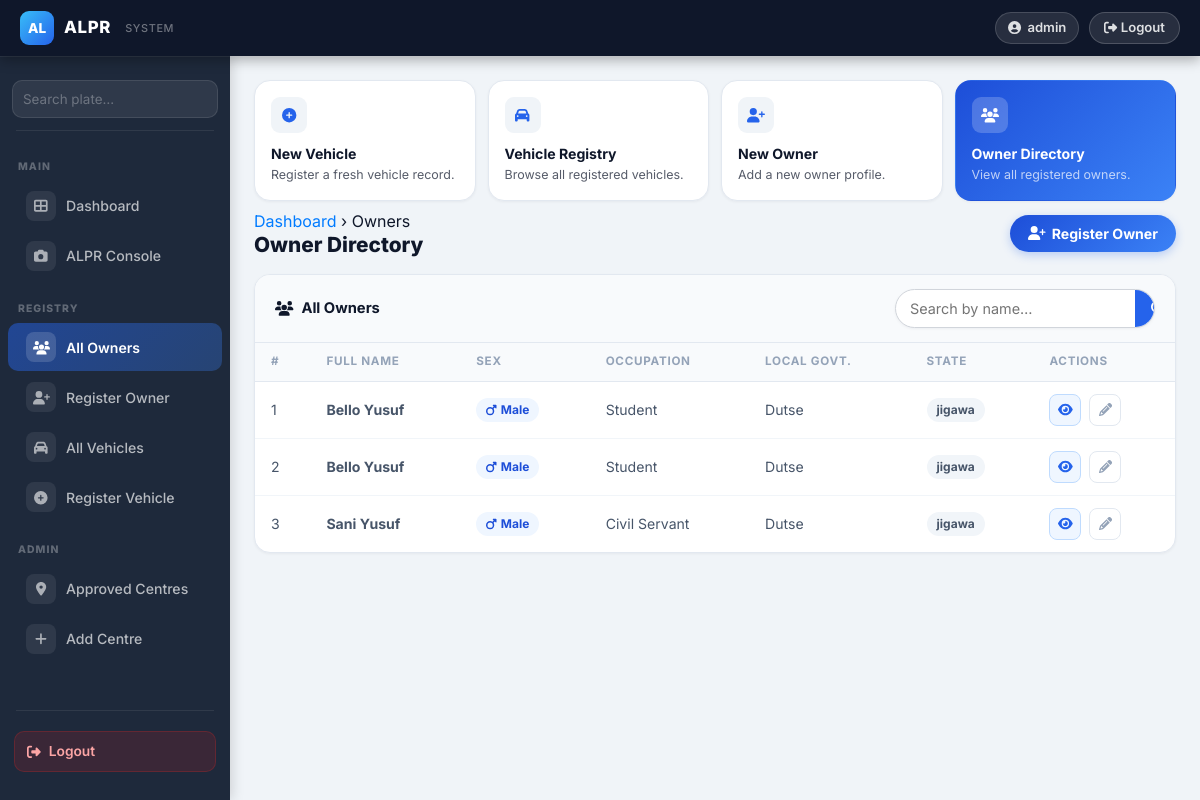
/owner-list/ (signed in), run on the app's committed database.
### owners/models.py (models this page shows, shortened)
class TimeModels(models.Model):
    created = models.DateTimeField(auto_now=False, auto_now_add=True)
    updated = models.DateTimeField(auto_now=True, auto_now_add=False)
    class Meta:
        abstract = True

class Owner(TimeModels):
    SEX_TYPE = (
        ("Male", "Male"),
        ("Female", "Female"),
    )
    MARITAL_STATUS = (
        ("Single", "Single"),
        ("Married", "Married"),
        ("Divorced", "Divorced"),
    )
    OCCUPATION = (
        ("Student", "Student"),
        ("Civil Servant", "Civil Servant"),
        ("Business", "Business"),
    )
    full_name = models.CharField(max_length=100)
    sex = models.CharField(choices=SEX_TYPE ,max_length=50)
    marital_status = models.CharField(choices=MARITAL_STATUS ,max_length=50)
    occupation = models.CharField(choices=OCCUPATION, max_length=50)
    date_of_birth = models.DateField(auto_now=False, auto_now_add=False, help_text="Date of Birth Format 2000-11-25")
    phone = models.CharField(max_length=20)
    email = models.EmailField(max_length=254)
    residential_address = models.CharField(max_length=50)
    state = models.CharField(max_length=50)
    local_government = models.CharField(("Local government"), max_length=50)
    nationality = models.CharField(max_length=50)
    class Meta:
        verbose_name = 'Owner'
        verbose_name_plural = 'Owners'

### owners/views.py (the view)
# urls.py: path("owner-list/", OwnerRegistrationListViews.as_view(), name="owner-list"),
class OwnerRegistrationListViews(LoginRequiredMixin, ListView):
    model = Owner
    paginate_by = 10
    context_object_name = "owners"
    template_name = "content/list.html"

### owners/templates/content/list.html (shortened to what this page needs)
{% extends "base.html" %}
{% load static %}
{% block content %}
{% include "include/header.html" %}
<div class="d-flex align-items-center justify-content-between mb-3 mt-2 flex-wrap" style="gap:12px;">
  <div>
    <div class="breadcrumb-trail"><a href="{% url 'dashboard' %}">Dashboard</a> <span>›</span> Owners</div>
    <h2 style="font-size:1.3rem;font-weight:800;margin:0;">Owner Directory</h2>
  </div>
  <a href="{% url 'owner-create' %}" class="btn-primary-ui">
    <i class="fas fa-user-plus"></i> Register Owner
  </a>
</div>
<div class="ui-table-wrap">
  <div class="ui-table-toolbar">
    <span class="ui-table-toolbar-title">
      <i class="fas fa-users" style="color:var(--alpr-blue);"></i> All Owners
    </span>
    <form action="{% url 'searchUser' %}" method="get" style="display:flex;gap:8px;align-items:center;">
      <div class="search-bar" style="width:260px;">
        <input type="text" name="query" placeholder="Search by name…" autocomplete="off"
               style="padding-left:2.2rem;" value="{{ request.GET.query }}">
        <button type="submit"><i class="fas fa-search"></i></button>
      </div>
    </form>
  </div>
  <div class="table-responsive">
    <table class="ui-table">
      <thead>
        <tr>
          <th>#</th>
          <th>Full Name</th>
          <th>Sex</th>
          <th>Occupation</th>
          <th>Local Govt.</th>
          <th>State</th>
          <th>Actions</th>
        </tr>
      </thead>
      <tbody>
        {% for owner in owners %}
        <tr>
          <td style="color:var(--alpr-text-muted);font-size:.82rem;">{{ forloop.counter|add:page_obj.start_index|add:"-1" }}</td>
          <td>
            <a href="{% url 'owner-detail' owner.id %}" style="font-weight:700;color:var(--alpr-text-primary);">
              {{ owner.full_name }}
            </a>
          </td>
          <td>
            {% if owner.sex == "Male" %}
              <span class="badge-pill-blue"><i class="fas fa-mars mr-1"></i>Male</span>
            {% else %}
              <span class="badge-pill-green"><i class="fas fa-venus mr-1"></i>Female</span>
            {% endif %}
          </td>
          <td>{{ owner.occupation }}</td>
          <td>{{ owner.local_government }}</td>
          <td><span class="badge-pill-gray">{{ owner.state }}</span></td>
          <td>
            <a href="{% url 'owner-detail' owner.id %}" class="btn-icon btn-icon--blue" title="View"><i class="fas fa-eye"></i></a>
            <a href="{% url 'owner-update' owner.id %}" class="btn-icon ml-1" title="Edit"><i class="fas fa-pencil-alt"></i></a>
          </td>
        </tr>
        {% endfor %}
      </tbody>
    </table>
  </div>
</div>
{% endblock %}

### owners/templates/base.html (shortened to what this page needs)
{% load static %}
<!DOCTYPE html>
<html lang="en">
<head>
  <link rel="stylesheet" href="{% static 'css/bootstrap.css' %}">
  <link rel="stylesheet" href="{% static 'css/all.css' %}">
</head>
<body>
  <nav class="top-navbar">
    <div style="display:flex;align-items:center;gap:12px;">
      <a class="top-navbar-brand" href="{% url 'dashboard' %}">
        <div class="brand-icon">AL</div>
        <div>
          <div class="brand-name">ALPR</div>
        </div>
        <div class="brand-sub ml-1">SYSTEM</div>
      </a>
    </div>
    <div class="top-navbar-right">
      <span class="nav-user-pill d-none d-md-flex">
        <i class="fas fa-user-circle"></i>
        {{ request.user.username }}
      </span>
      <form method="post" action="{% url 'logout' %}" class="nav-logout-form">
        <button type="submit" class="nav-logout-btn">
          <i class="fas fa-sign-out-alt"></i> Logout
        </button>
      </form>
    </div>
  </nav>
  <aside class="sidebar" id="sidebar">
    <div class="sidebar-search">
      <form action="{% url 'search' %}" method="get">
        <div class="sidebar-search-inner">
          <input type="text" name="q" placeholder="Search plate…" autocomplete="off">
        </div>
      </form>
    </div>
    <div class="sidebar-divider"></div>
    <div class="sidebar-section-label">Main</div>
    <a href="{% url 'dashboard' %}" class="sidebar-link {% if request.resolver_match.view_name == 'dashboard' %}active{% endif %}">
      <span class="si"><i class="fas fa-th-large"></i></span> Dashboard
    </a>
    <a href="{% url 'alpr-upload' %}" class="sidebar-link {% if request.resolver_match.view_name == 'alpr-upload' %}active{% endif %}">
      <span class="si"><i class="fas fa-camera"></i></span> ALPR Console
    </a>
    <div class="sidebar-section-label">Registry</div>
    <a href="{% url 'owner-list' %}" class="sidebar-link {% if request.resolver_match.view_name in 'owner-list,owner-detail' %}active{% endif %}">
      <span class="si"><i class="fas fa-users"></i></span> All Owners
    </a>
    <a href="{% url 'owner-create' %}" class="sidebar-link {% if request.resolver_match.view_name == 'owner-create' %}active{% endif %}">
      <span class="si"><i class="fas fa-user-plus"></i></span> Register Owner
    </a>
    <a href="{% url 'car-list' %}" class="sidebar-link {% if request.resolver_match.view_name == 'car-list' %}active{% endif %}">
      <span class="si"><i class="fas fa-car"></i></span> All Vehicles
    </a>
    <a href="{% url 'car-create' %}" class="sidebar-link {% if request.resolver_match.view_name == 'car-create' %}active{% endif %}">
      <span class="si"><i class="fas fa-plus-circle"></i></span> Register Vehicle
    </a>
    <div class="sidebar-section-label">Admin</div>
    <a href="{% url 'state-list' %}" class="sidebar-link {% if request.resolver_match.view_name == 'state-list' %}active{% endif %}">
      <span class="si"><i class="fas fa-map-marker-alt"></i></span> Approved Centres
    </a>
    <a href="{% url 'state-create' %}" class="sidebar-link {% if request.resolver_match.view_name == 'state-create' %}active{% endif %}">
      <span class="si"><i class="fas fa-plus"></i></span> Add Centre
    </a>
    <div class="sidebar-divider" style="margin-top:auto;"></div>
    <div style="padding:12px 14px;">
      <form method="post" action="{% url 'logout' %}">
        <button type="submit" style="width:100%;display:flex;align-items:center;gap:8px;padding:9px 12px;background:rgba(220,38,38,.15);border:1px solid rgba(220,38,38,.25);border-radius:10px;color:#fca5a5;font-size:.86rem;font-weight:600;cursor:pointer;transition:background .15s;">
          <i class="fas fa-sign-out-alt"></i> Logout
        </button>
      </form>
    </div>
  </aside>
  <div class="main-content">
    <div class="page-body">
      {% block content %}{% endblock %}
    </div>
  </div>
</body>
</html>

### owners/templates/include/header.html
<div class="feature-cards mb-0">
  <a href="{% url 'car-create' %}" class="feature-card {% if request.resolver_match.view_name == 'car-create' %}active{% endif %}">
    <div class="feature-card-icon"><i class="fas fa-plus-circle"></i></div>
    <div class="feature-card-title">New Vehicle</div>
    <div class="feature-card-text">Register a fresh vehicle record.</div>
  </a>
  <a href="{% url 'car-list' %}" class="feature-card {% if request.resolver_match.view_name == 'car-list' %}active{% endif %}">
    <div class="feature-card-icon"><i class="fas fa-car"></i></div>
    <div class="feature-card-title">Vehicle Registry</div>
    <div class="feature-card-text">Browse all registered vehicles.</div>
  </a>
  <a href="{% url 'owner-create' %}" class="feature-card {% if request.resolver_match.view_name == 'owner-create' or request.resolver_match.view_name == 'owner-update' %}active{% endif %}">
    <div class="feature-card-icon"><i class="fas fa-user-plus"></i></div>
    <div class="feature-card-title">New Owner</div>
    <div class="feature-card-text">Add a new owner profile.</div>
  </a>
  <a href="{% url 'owner-list' %}" class="feature-card {% if request.resolver_match.view_name == 'owner-list' or request.resolver_match.view_name == 'owner-detail' %}active{% endif %}">
    <div class="feature-card-icon"><i class="fas fa-users"></i></div>
    <div class="feature-card-title">Owner Directory</div>
    <div class="feature-card-text">View all registered owners.</div>
  </a>
</div>

### owners/static/css/all.css (style rules this page uses)
.fa-camera:before { content: "\f030"; }
.fa-car:before { content: "\f1b9"; }
.fa-eye:before { content: "\f06e"; }
.fa-mars:before { content: "\f222"; }
.fa-plus:before { content: "\f067"; }
.fa-user-plus:before { content: "\f234"; }
.fa-users:before { content: "\f0c0"; }

### data on the page
Owner: full_name "Bello Yusuf", sex "Male" (drawn), occupation "Student", local_government "Dutse", state "jigawa"
Owner: full_name "Bello Yusuf", sex "Male" (drawn), occupation "Student", local_government "Dutse", state "jigawa"
Owner: full_name "Sani Yusuf", sex "Male" (drawn), occupation "Civil Servant", local_government "Dutse", state "jigawa"

### other printed values
{{ request.user.username }} "admin"
